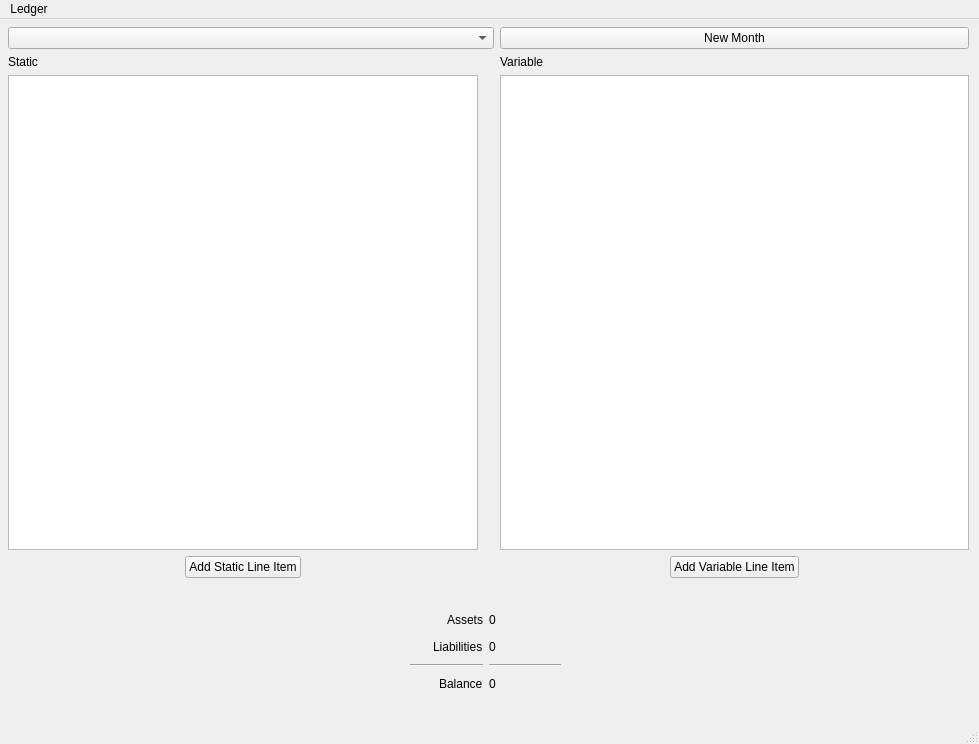
<?xml version="1.0" encoding="UTF-8"?>
<ui version="4.0">
 <class>PyLedger</class>
 <widget class="QMainWindow" name="PyLedger">
  <property name="geometry">
   <rect>
    <x>0</x>
    <y>0</y>
    <width>979</width>
    <height>744</height>
   </rect>
  </property>
  <property name="windowTitle">
   <string>MainWindow</string>
  </property>
  <widget class="QWidget" name="main_widget">
   <widget class="QWidget" name="gridLayoutWidget">
    <property name="geometry">
     <rect>
      <x>8</x>
      <y>8</y>
      <width>961</width>
      <height>551</height>
     </rect>
    </property>
    <layout class="QGridLayout" name="grid" columnstretch="0,0,0">
     <item row="6" column="0">
      <widget class="QTableWidget" name="static_table"/>
     </item>
     <item row="7" column="0" alignment="Qt::AlignHCenter">
      <widget class="QPushButton" name="add_static">
       <property name="text">
        <string>Add Static Line Item</string>
       </property>
      </widget>
     </item>
     <item row="5" column="2">
      <widget class="QLabel" name="variable_label">
       <property name="text">
        <string>Variable</string>
       </property>
      </widget>
     </item>
     <item row="5" column="0">
      <widget class="QLabel" name="static_label">
       <property name="text">
        <string>Static</string>
       </property>
      </widget>
     </item>
     <item row="6" column="1">
      <spacer name="ledger_spacer">
       <property name="orientation">
        <enum>Qt::Horizontal</enum>
       </property>
       <property name="sizeType">
        <enum>QSizePolicy::Fixed</enum>
       </property>
       <property name="sizeHint" stdset="0">
        <size>
         <width>10</width>
         <height>20</height>
        </size>
       </property>
      </spacer>
     </item>
     <item row="0" column="2">
      <widget class="QPushButton" name="new_month">
       <property name="text">
        <string>New Month</string>
       </property>
      </widget>
     </item>
     <item row="0" column="0" colspan="2">
      <layout class="QHBoxLayout" name="month_button_layout">
       <item>
        <widget class="QComboBox" name="month_select"/>
       </item>
      </layout>
     </item>
     <item row="7" column="2" alignment="Qt::AlignHCenter">
      <widget class="QPushButton" name="add_variable">
       <property name="text">
        <string>Add Variable Line Item</string>
       </property>
      </widget>
     </item>
     <item row="6" column="2">
      <widget class="QTableWidget" name="variable_table"/>
     </item>
    </layout>
   </widget>
   <widget class="QWidget" name="gridLayoutWidget_2">
    <property name="geometry">
     <rect>
      <x>410</x>
      <y>590</y>
      <width>151</width>
      <height>85</height>
     </rect>
    </property>
    <layout class="QGridLayout" name="gridLayout">
     <item row="1" column="1">
      <widget class="QLabel" name="liabilities_text">
       <property name="text">
        <string>0</string>
       </property>
      </widget>
     </item>
     <item row="0" column="1">
      <widget class="QLabel" name="assets_text">
       <property name="text">
        <string>0</string>
       </property>
      </widget>
     </item>
     <item row="2" column="0">
      <widget class="Line" name="line">
       <property name="orientation">
        <enum>Qt::Horizontal</enum>
       </property>
      </widget>
     </item>
     <item row="1" column="0" alignment="Qt::AlignRight">
      <widget class="QLabel" name="liabilities_label">
       <property name="text">
        <string>Liabilities</string>
       </property>
      </widget>
     </item>
     <item row="0" column="0" alignment="Qt::AlignRight">
      <widget class="QLabel" name="assets_label">
       <property name="text">
        <string>Assets</string>
       </property>
      </widget>
     </item>
     <item row="2" column="1">
      <widget class="Line" name="line_2">
       <property name="orientation">
        <enum>Qt::Horizontal</enum>
       </property>
      </widget>
     </item>
     <item row="3" column="0" alignment="Qt::AlignRight">
      <widget class="QLabel" name="balance_label">
       <property name="text">
        <string>Balance</string>
       </property>
      </widget>
     </item>
     <item row="3" column="1">
      <widget class="QLabel" name="balance_text">
       <property name="text">
        <string>0</string>
       </property>
      </widget>
     </item>
    </layout>
   </widget>
  </widget>
  <widget class="QMenuBar" name="menubar">
   <property name="geometry">
    <rect>
     <x>0</x>
     <y>0</y>
     <width>979</width>
     <height>22</height>
    </rect>
   </property>
   <widget class="QMenu" name="menuLedger">
    <property name="title">
     <string>Ledger</string>
    </property>
   </widget>
   <addaction name="menuLedger"/>
  </widget>
  <widget class="QStatusBar" name="statusbar"/>
 </widget>
 <resources/>
 <connections/>
</ui>
